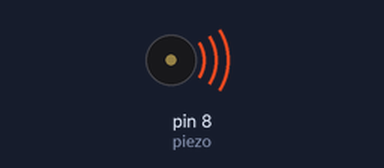
Recording of a sketch running on a simulated Arduino Uno, built with avr-gcc and run on an emulated ATmega328P. Parts: buzzer (waves = sounding).

Above: at 3.7 s.
At 28.6 s:
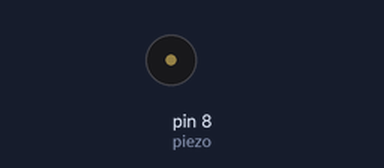
Timing chart, 0 to 30.1 s (numbered marks = the images above):
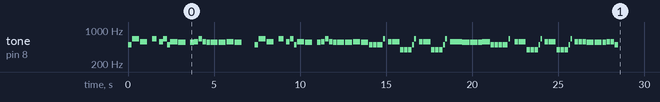

The sketch:

beggin.ino
```cpp
#define C2  65
#define C3  131
#define GH2 104
#define GH3 208
#define AH2 116
#define AH3 233
#define C4  262
#define DH3 155
#define DH4 311
#define AH4 466
#define C5  523
#define GH4 416
#define DH5 622
#define AH5 932
#define C6 1046
#define G4  392
#define G5 792
#define FH4 370
#define FH5 740
#define GH5 832
#define F4  344
#define F5 688
#define A4  440
#define A5 880
#define D4  288
#define D5  576
#define G3 198
#define E4 329
#define REST 0
#define B4 494
#define CH4 277
#define CH5 554
#define E5 659


int piezo = 8;
int led = 7;

volatile int beatlength = 150;
float beatseparationconstant = 0.1;


// 2= 0.7sc


int chorus_and_verse_beggin[] = {
  B4,8, E5,4, D5,4,REST,8, E5,6, REST,16, D5,8, E5,8, B4,-16, D5,4, CH5,4, REST,8, CH5,8, D5,8, E5, 8, D5,8, CH5,8, CH5,4, CH5,4, D5,4, CH5,4,
  REST,-4, B4,8, E5,4, D5,4, REST,8, E5,6,REST,16, D5,8, E5,8, B4,-16, D5,4, CH5,4,REST,8, CH5,8, D5,8, E5, 8, D5,8, CH5,8, CH5,4, CH5,4, D5,4, CH5,4,


  B4,8, B4,8, B4,-8, E5,16, REST,-16,D5,8, D5,4, G4,8, G4,8, G4,8, B4,16, E5,16,
  REST, -16, D5,8, D5,4,G4,8, G4,8, G4,8, B4,16, E5,16, REST, -16, D5,8, D5,8, D5,8, CH5,4, CH5,4, CH5, 8, D5,8, D5,8,
  B4,8, B4,8, B4,8, B4,-8, E5,16, REST,8, D5,8, D5,4, G4,8,G4,8, G4,8, B4,16, E5,16, REST, 16, D5,8, D5,4,
  G4,8, G4,8, G4,8, B4,16, E5,16,REST,16, D5,8, D5,8, D5,8, CH5,4, CH5,4, CH5,8, D5,8, D5,8, B4,8,


};

int notes = sizeof(chorus_and_verse_beggin) / sizeof(chorus_and_verse_beggin[0]) / 2;

int wholenote = (70000 * 4) / beatlength;

int divider = 0, noteDuration = 0;

void setup() {
  for (int thisNote = 0; thisNote < notes * 2; thisNote = thisNote + 2) {

    divider = chorus_and_verse_beggin[thisNote + 1];
    if (divider > 0) {
      noteDuration = (wholenote) / divider;
    } else if (divider < 0) {
      noteDuration = (wholenote) / abs(divider);
      noteDuration *= 1.5;
    }

    tone(piezo, chorus_and_verse_beggin[thisNote], noteDuration*0.9);

    delay(noteDuration);


    noTone(piezo);
  }
}

void loop() {

}
```
